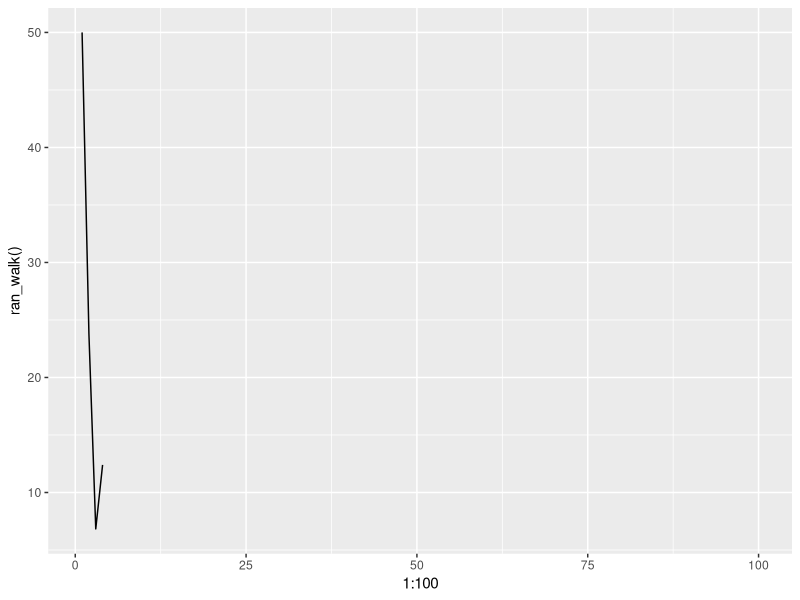
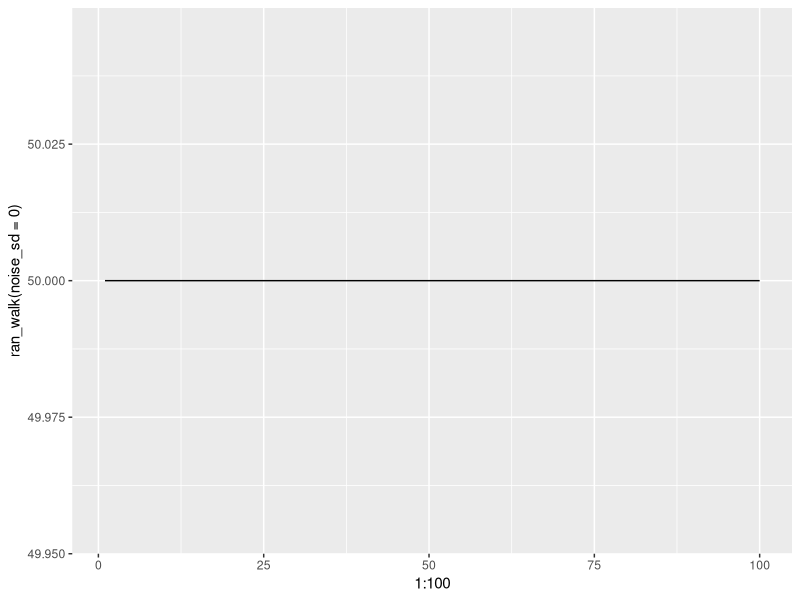
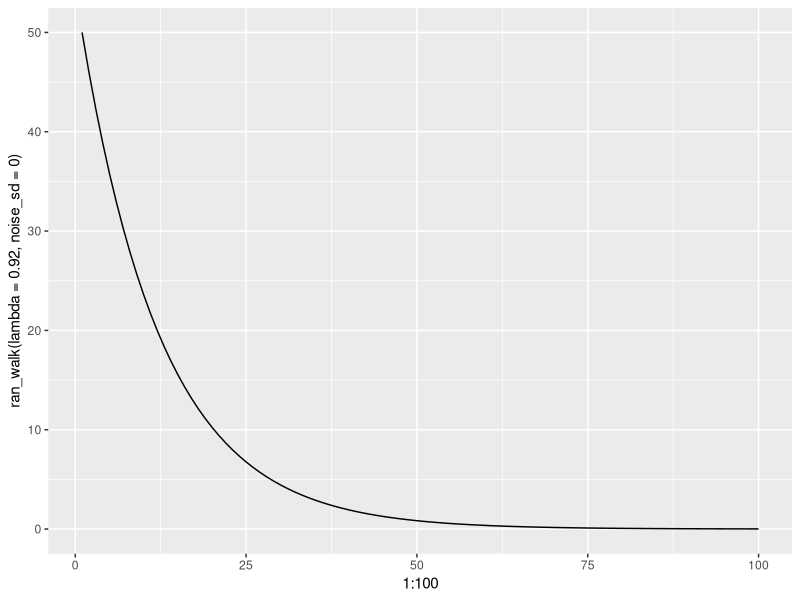
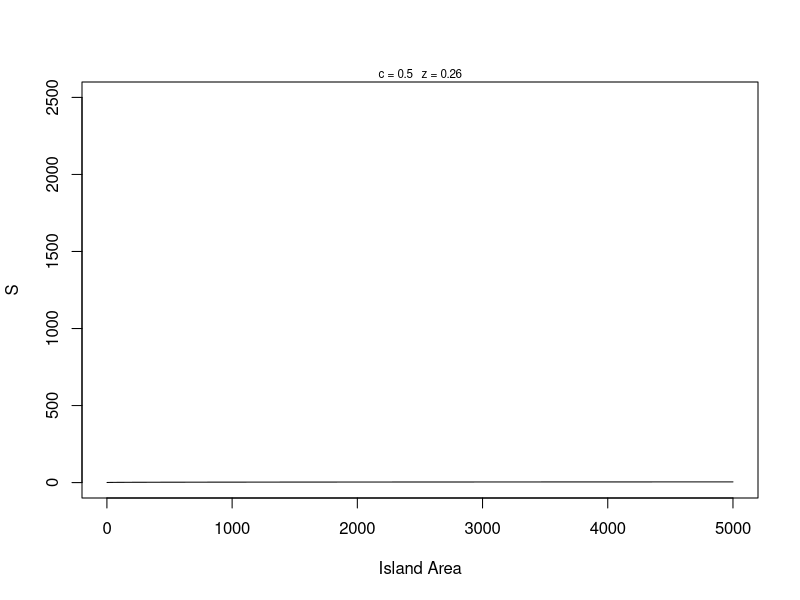
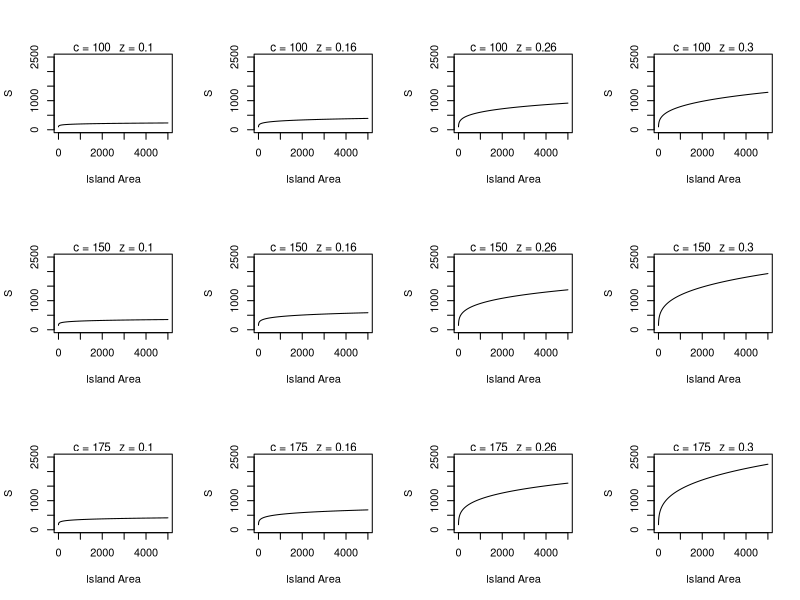
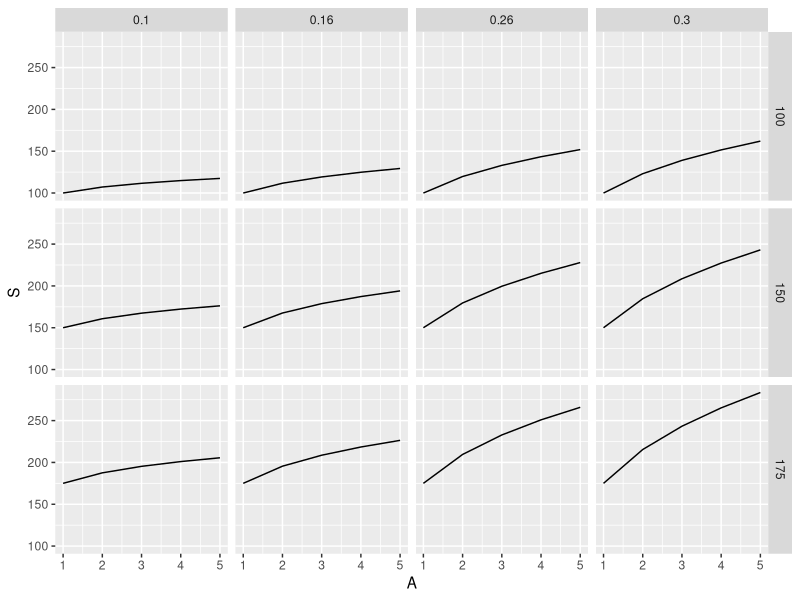
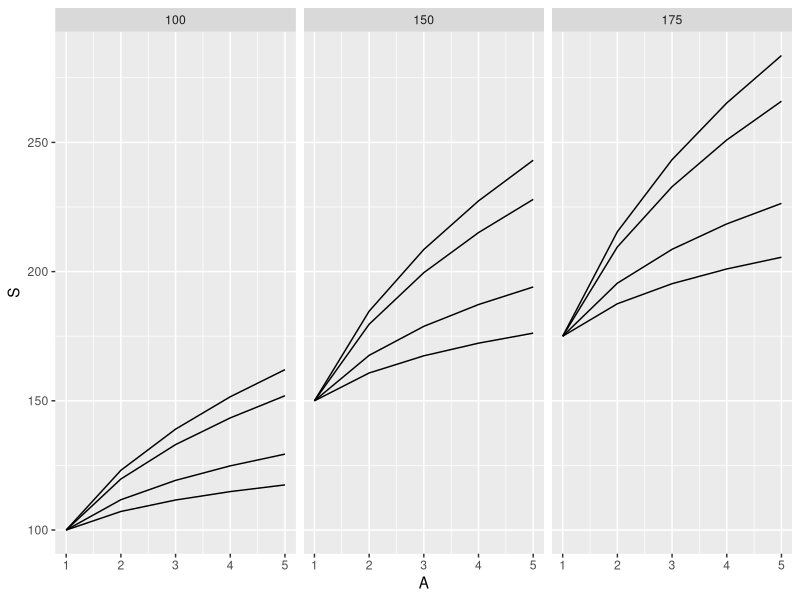
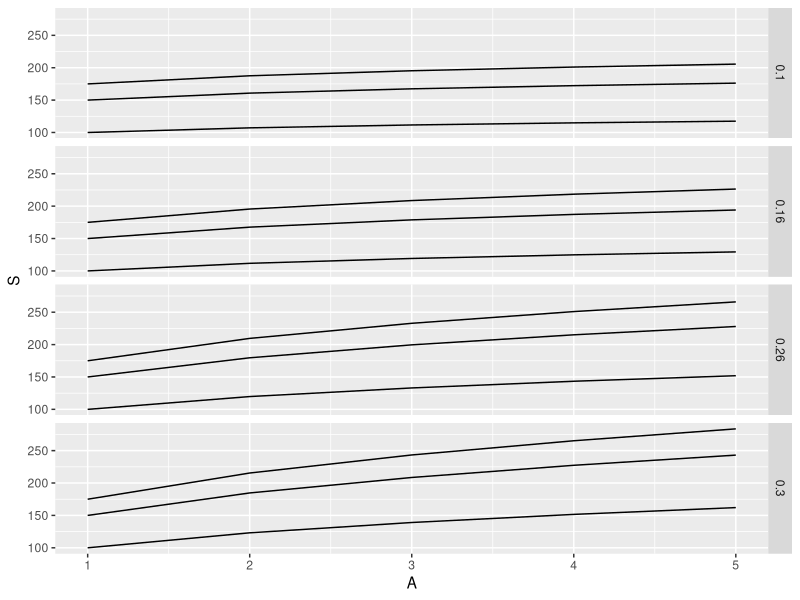

The R source for these figures, in order:
## ---- chunk 1
# create a simple random growth population model function

##################################################
# FUNCTION: ran_walk
# stochastic random walk 
# input: times = number of time steps
#        n1 = initial population size (= n[1])
#        lambda = finite rate of increase
#        noise_sd = sd of a normal distribution with mean 0
# output: vector n with population sizes > 0 
#         until extinction, then NA 
#------------------------------------------------- 
library(ggplot2)
ran_walk <- function(times=100,n1=50,lambda=1.00,noise_sd=10) {
                n <- rep(NA,times)  # create output vector
                n[1] <- n1 # initialize with starting population size
                noise <- rnorm(n=times,mean=0,sd=noise_sd) # create noise vector
                for(i in 1:(times-1)) {
                  n[i + 1] <- lambda*n[i] + noise[i]
                  if(n[i + 1] <=0) {
                    n[i + 1] <- NA
                    cat("Population extinction at time",i-1,"\n")
                    break}
                }

return(n)
}

# explore paramaters in plot function
qplot(x=1:100,y=ran_walk(),geom="line")
qplot(x=1:100,y=ran_walk(noise_sd=0),geom="line")
qplot(x=1:100,y=ran_walk(lambda=0.92,noise_sd=0),geom="line")
## ---- chunk 2
m <- matrix(round(runif(20),digits=2),nrow=5)
# loop over rows
for (i in 1:nrow(m)) { # could use for (i in seq_len(nrow(m)))
  m[i,] <- m[i,] + i
} 
print(m)

# Loop over columns
m <- matrix(round(runif(20),digits=2),nrow=5)
for (j in 1:ncol(m)) {
  m[,j] <- m[,j] + j
}
print(m)

# Loop over rows and columns
m <- matrix(round(runif(20),digits=2),nrow=5)
for (i in 1:nrow(m)) {
  for (j in 1:ncol(m)) {
    m[i,j] <- m[i,j] + i + j
  } # end of column j loop
} # end or row i loop
 print(m) 
## ---- chunk 3
# S = cA^z species area function, but what does it look like??

##################################################
# function: SpeciesAreaCurve
# creates power function relationship for S and A
# input: A is a vector of island areas
#        c is the intercept constant
#        z is the slope constant
# output: S is a vector of species richness values
#------------------------------------------------- 
species_area_curve <- function(A=1:5000,c= 0.5,z=0.26){
  
  S <- c*(A^z)
return(S)
}
head(species_area_curve())

##################################################
# function: species_area_plot
# plot species area curves with parameter values
# input: A = vector of areas
#        c = single value for c parameter
#        z = single value for z parameter

# output: smoothed curve with parameters in graph
#------------------------------------------------- 
species_area_plot <- function(A=1:5000,c= 0.5,z=0.26) {
plot(x=A,y=species_area_curve(A,c,z),type="l",xlab="Island Area",ylab="S",ylim=c(0,2500))
mtext(paste("c =", c,"  z =",z),cex=0.7) 
#      return()
}
species_area_plot()
## ---- chunk 4
# global variables
c_pars <- c(100,150,175)
z_pars <- c(0.10, 0.16, 0.26, 0.3)
par(mfrow=c(3,4))
for (i in seq_along(c_pars)) {
  for (j in seq_along(z_pars)) {
    species_area_plot(c=c_pars[i],z=z_pars[j])
  }
} 
par(mfrow=c(1,1))
## ---- chunk 5

expand.grid(c_pars,z_pars)

##################################################
# function: sa_output
# Summary stats for species-area power function
# input: vector of predicted species richness 
# output: list of max-min, coefficient of variation 
#------------------------------------------------- 
sa_output <- function(S=runif(1:10)) {

sum_stats <- list(s_gain=max(S)-min(S),s_cv=sd(S)/mean(S))

return(sum_stats)
}
sa_output()

# Build program body with a single loop through 
# the parameters in modelFrame

# Global variables
area <- 1:5000
c_pars <- c(100,150,175)
z_pars <- c(0.10, 0.16, 0.26, 0.3)

# set up model frame
model_frame <- expand.grid(c=c_pars,z=z_pars)
model_frame$s_gain <- NA
model_frame$s_cv <- NA
print(model_frame)

# cycle through model calculations
for (i in 1:nrow(model_frame)) {
  
  # generate S vector
  temp1 <- species_area_curve(A=area,
                            c=model_frame[i,1],
                            z=model_frame[i,2])
  # calculate output stats
  temp2 <- sa_output(temp1)
  # pass results to columns in data frame
  model_frame[i,c(3,4)] <- temp2
  
}
print(model_frame)

## ---- chunk 6
library(ggplot2)

area <- 1:5 #keep this very small initially
c_pars <- c(100,150,175)
z_pars <- c(0.10, 0.16, 0.26, 0.3)

# set up model frame
model_frame <- expand.grid(c=c_pars,z=z_pars,A=area)
model_frame$S <- NA


# loop through the parameters and fill with SA function

for (i in 1:length(c_pars)) {
  for (j in 1:length(z_pars)) {
    model_frame[model_frame$c==c_pars[i] & model_frame$z==z_pars[j],"S"] <-   species_area_curve(A=area,c=c_pars[i],z=z_pars[j])
  }
}


for (i in 1:nrow(model_frame)) {
  model_frame[i,"S"] <- species_area_curve(A=model_frame$A[i],
                   c=model_frame$c[i],
                   z=model_frame$z[i])
}
# print(modelFrame) # check by printing a data frame with limited parameter values

library(ggplot2)

p1 <- ggplot(data=model_frame)
p1 + geom_line(mapping= aes(x=A,y=S)) +
  facet_grid(c~z)

p2 <- p1
p2 + geom_line(mapping=aes(x=A,y=S,group=z)) +
  facet_grid(.~c)

p3 <- p1
p3 + geom_line(mapping=aes(x=A,y=S,group=c)) +
  facet_grid(z~.)
